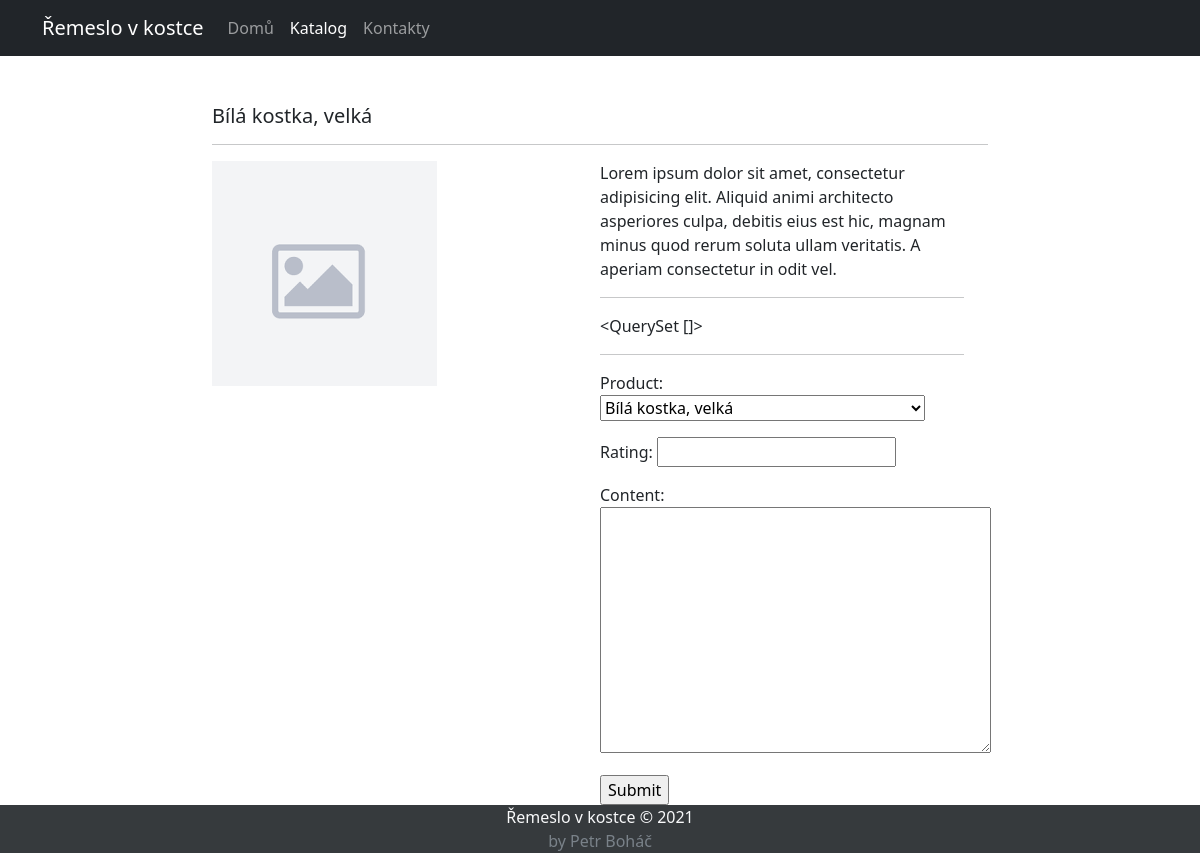
Page /katalog/poznamkove-blocky/bila-kostka-velka/ on the committed database.
### main/models.py (models this page shows, shortened)
class Product(models.Model):
    category = models.ForeignKey(ProductCategory, on_delete=models.PROTECT)
    name = models.CharField(max_length=200)
    slug = models.SlugField(unique=True)
    image = models.ImageField(upload_to='images/products', default='not-found.jpg')
    def __str__(self):
        return self.name

### main/views.py (the view, shortened to what this page needs)
# urls.py: path('katalog/<slug:category_slug>/<slug:product_slug>/', views.ProductDetailView.as_view(), name='product_details'),
class ProductDetailView(DetailView, BaseCreateView):
    template_name = 'product_details.html'
    context_object_name = 'product'
    slug_url_kwarg = 'product_slug'
    extra_context = {'catalog': True}
    form_class = ProductReviewForm
    category = None
    reviews = None
    error_message = None
    def get_object(self, queryset=None):
        try:
            self.category = ProductCategory.objects.get(slug=self.kwargs['category_slug'])
            product = Product.objects.get(slug=self.kwargs[self.slug_url_kwarg])
            self.reviews = ProductReview.objects.filter(product=product.pk)
            return product
        except Product.DoesNotExist:
            self.error_message = 'Tento produkt neexistuje'
        except ProductCategory.DoesNotExist:
            self.error_message = 'Tato kategorie produktů neexistuje'
    def get_initial(self):
        initial = super().get_initial()
        initial['product'] = self.get_object().pk
        return initial
    def get_context_data(self, **kwargs):
        context = super().get_context_data(**kwargs)
        context['error_message'] = self.error_message
        context['category'] = self.category
        context['reviews'] = self.reviews
        return context

### main/forms.py
class ProductReviewForm(forms.ModelForm):
    class Meta:
        model = ProductReview
        fields = ['product', 'rating', 'content']

### main/templates/product_details.html (shortened to what this page needs)
{% extends 'base.html' %}
{% block body %}
    <div class="row mt-5">
        <div class="col-lg-2"></div>
        <div class="col-lg-8">
            {% if not error_message %}
                <h5>{{ product.name }}</h5>
                <hr>
                <div class="row mb-5">
                    {% if not error_message %}
                        <div class="row">
                            <div class="col-6">
                                <img src="{{ product.image.url }}" alt="{{ product.slug }}" class="img-fluid">
                            </div>
                            <div class="col-6">
                                <div>Lorem ipsum dolor sit amet, consectetur adipisicing elit. Aliquid animi architecto
                                    asperiores culpa, debitis eius est hic, magnam minus quod rerum soluta ullam
                                    veritatis.
                                    A
                                    aperiam consectetur in odit vel.
                                </div>
                                <hr>
                                {{ reviews }}
                                <hr>
                                <form method="post">
                                    {{ form.as_p }}
                                    <input type="submit">
                                </form>
                            </div>
                        </div>
                    {% endif %}
                </div>
            {% else %}
                <h5>{{ error_message }}</h5>
                <hr>
            {% endif %}
        </div>
        <div class="col-lg-2"></div>
    </div>
{% endblock %}

### rows in the picture
Product: name "Bílá kostka, velká", image (picture)

### other values in the picture
{{ reviews }} "<QuerySet []>"
